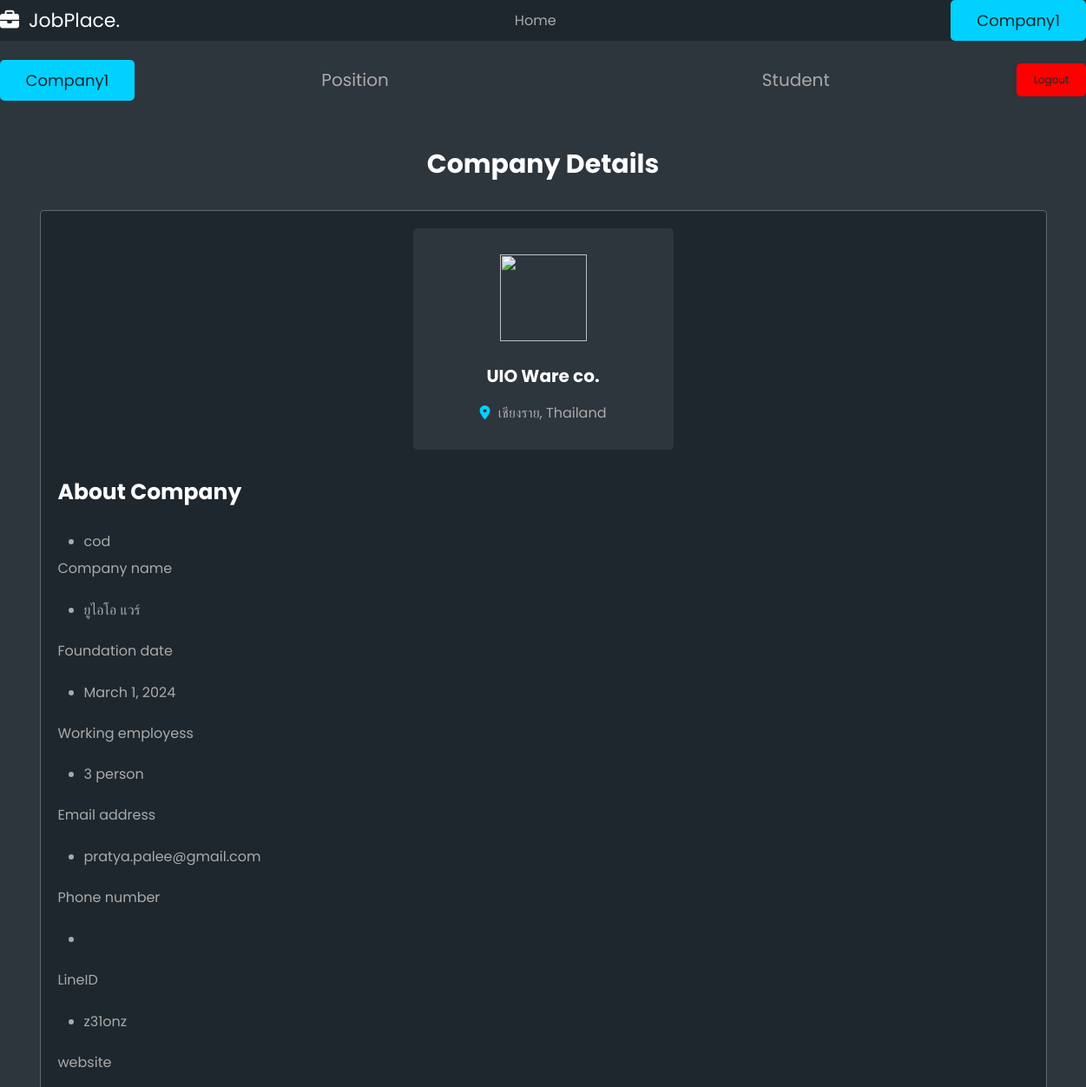
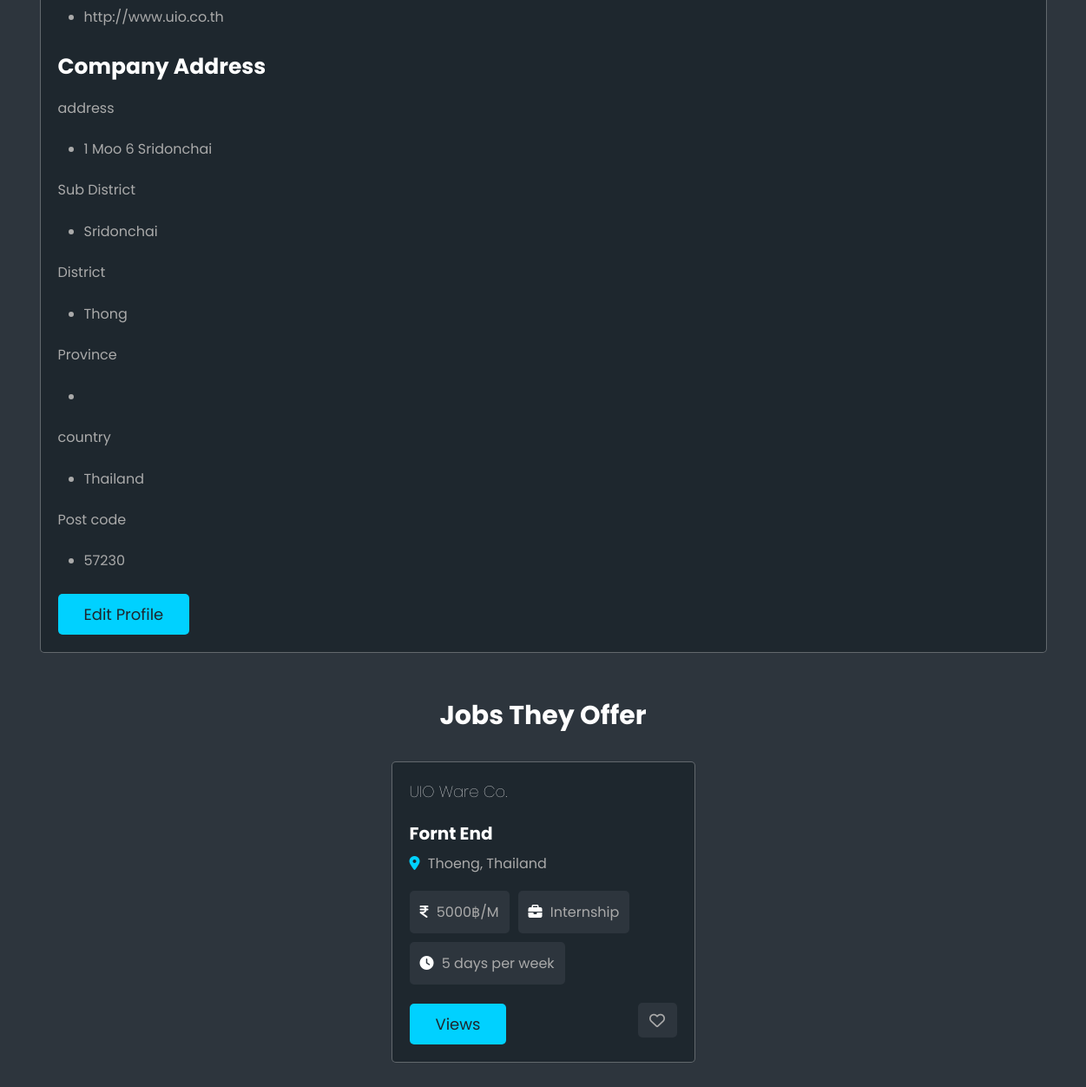
Page /profile/COMPANY/company1/ (signed in) on the committed database (2 pictures, top to bottom).
### usertype/models.py (models this page shows, shortened)
class CustomUser(AbstractUser):
    class Role(models.TextChoices):
        STUDENT = "STUDENT", "Student"
        COMPANY = "COMPANY", "Company"
        ADMIN = "ADMIN", "Admin"
    base_role = Role.ADMIN
    role = models.CharField(max_length=50, choices=Role.choices)
    class Meta:
        unique_together = ['username']
    class StatusUser(models.TextChoices):
        FINDING = (
            "FINDING",
            "Finding",
        )
        PENDING = (
            "PENDING",
            "Pending",
        )
        APPROVED = (
            "APPROVED",
            "Approved",
        )
        REJECTED = (
            "REJECTED",
            "Rejected",
        )
        INTERVIEW = (
            "INTERVIEW",
            "Interview",
        )
    base_status = StatusUser.FINDING
    status = models.CharField(max_length=50, choices=StatusUser.choices)

class CompanyProfile(models.Model):
    user = models.OneToOneField(CustomUser, on_delete=models.CASCADE)
    companyinfo = models.ForeignKey(
        CompanyInfo, on_delete=models.CASCADE, null=True, blank=True
    )
    job = models.ManyToManyField(Job, related_name="companies")

class CompanyInfo(models.Model):
    company_name_eng = models.CharField(max_length=100, unique=True, primary_key=True)
    company_name_thai = models.CharField(max_length=100)
    company_des = models.CharField(max_length=255)
    logoc = models.ImageField(upload_to="profile/", null=True, blank=True)
    foundation_date = models.DateField()
    number_of_employees = models.IntegerField()
    website = models.URLField()
    email = models.EmailField()
    address = models.CharField(max_length=255)
    sub_district = models.CharField(max_length=255)
    district = models.CharField(max_length=255)
    province = models.CharField(max_length=255)
    country = models.CharField(max_length=255)
    postal_code = models.CharField(max_length=255)
    phone = models.CharField(max_length=15)
    line_id = models.CharField(max_length=255, blank=True)

class Job(models.Model):
    jobname = models.CharField(max_length=255)
    jobdes = models.CharField(max_length=255)
    worktype = models.CharField(max_length=255)
    quality = models.CharField(max_length=255)
    benefit = models.CharField(max_length=255)
    workstart = models.TimeField()
    workend = models.TimeField()
    workday = models.CharField(max_length=255)
    requirement = models.CharField(max_length=255)
    qualifications = models.CharField(max_length=255)
    skills = models.CharField(max_length=255)
    company = models.CharField(max_length=255)
    city = models.CharField(max_length=255)
    country = models.CharField(max_length=255)

### usertype/views.py (the view)
# urls.py: path("profile/<str:role>/<str:username>/", views.profile, name="profile"),  # Profile page
@login_required
def profile(request, role, username):
    user = request.user
    student = None
    company = None
    jobs = None  # Initialize jobs to None
    context = {
        "role": role,
        "username": username,
    }
    if user.role == CustomUser.Role.STUDENT:
        try:
            student = StudentProfile.objects.get(user__username=username)
            jobs = Job.objects.all()
        except StudentProfile.DoesNotExist:
            pass
    elif user.role == CustomUser.Role.COMPANY:
        try:
            company = CompanyProfile.objects.get(user__username=username)
            jobs = Job.objects.all()
        except CompanyProfile.DoesNotExist:
            pass
    if request.method == "POST":
        form = SignUpStudentForm(request.POST, initial={"username": user.username})
        if form.is_valid():
            form.save()
            return redirect("welcome", username=user.username)
    else:
        form = SignUpStudentForm(initial={"username": user.username})
    return render(
        request,
        "userweb/profile.html",
        {
            "form": form,
            "student": student,
            "company": company,
            "jobs": jobs,  # Pass jobs to the template
            "user": user,
            "context": context,
        },
    )

### usertype/forms.py
class SignUpStudentForm(forms.Form):
    profile = forms.ImageField()  #
    student_id = forms.IntegerField()  #
    first_name = forms.CharField(max_length=100)  #
    last_name = forms.CharField(max_length=100)  #
    nick_name = forms.CharField(max_length=100)  #
    birthday = forms.DateField()  #
    gender = forms.CharField(max_length=200)  #
    email = forms.EmailField()  #
    phone = forms.CharField(max_length=10)  #
    cv = forms.URLField()  #
    last_job = forms.CharField(max_length=200)  #
    intern_company = forms.CharField(max_length=200)  #
    interest_job = forms.CharField(max_length=200)  #
    skill = forms.CharField(max_length=200)  #
    university = forms.CharField(max_length=200)  #
    faculty = forms.CharField(max_length=50)  #
    major = forms.CharField(max_length=50)  #
    intern_start = forms.DateField()  #
    intern_end = forms.DateField()  #
    eng_skill = forms.CharField(max_length=200)  #

### usertype/templates/userweb/profile.html (shortened to what this page needs)
<!DOCTYPE html>
<html lang="en">
  <head>
    {% load static %}
    <link rel="stylesheet" href="{% static "css/style.css" %}" />
  </head>
  <body>
    {% include "navbarmain.html" %}
    {% include  'navbarprofile.html'%}
    {% if user.role == 'STUDENT' %}
    <section class="view-student">
      <h1 class="heading">Student details</h1>
      <div class="details">
        <div class="info">
          <img src="{{ student.studentinfo.profile.url }}" alt="" />
          <h3>{{ student.studentinfo.first_name }} {{ student.studentinfo.last_name }}</h3>
          <p>{{ student.studentinfo.student_id }}</p>
        </div>
        <div class="description">
          <h3>general information</h3>
          <ul>
            <p>Curriculum vitae</p>
            <li><a href="{{ student.studentinfo.cv.url }}">Click to view CV</a></li>
            <br />
            <p>Full name</p>
            <li>{{ student.studentinfo.first_name }} {{ student.studentinfo.last_name }}</li>
            <br />
            <p>Student id</p>
            <li>{{ student.studentinfo.student_id }}</li>
            <br />
            <p>Email address</p>
            <li>{{ student.studentinfo.email }}</li>
            <br />
            <p>Phone number</p>
            <li>{{ student.studentinfo.phone }}</li>
            <br />
            <p>Gender</p>
            <li>{{ student.studentinfo.gender }}</li>
            <br />
          </ul>
          <h3>about internship</h3>
          <ul>
            <p>Last job</p>
            <li>{{ student.studentinfo.last_job }}</li>
            <br />
            <p>Company</p>
            <li>{{ student.studentinfo.intern_company }}</li>
            <br />
            <p>Skills</p>
            <li>{{ student.studentinfo.skill }}</li>
            <br />
            <p>English skills</p>
            <li>{{ student.studentinfo.eng_skill }}</li>
            <br />
            <p>Start date of internship</p>
            <li>{{ student.studentinfo.intern_start }}</li>
            <br />
            <p>End date of internship</p>
            <li>{{ student.studentinfo.intern_end }}</li>
            <br />
          </ul>
          <h3>education</h3>
          <ul>
            <p>University</p>
            <li>{{ student.studentinfo.university }}</li>
            <br />
            <p>Faculty</p>
            <li>{{ student.studentinfo.faculty }}</li>
            <br />
            <p>Major</p>
            <li>{{ student.studentinfo.major }}</li>
            <br />
          </ul>
        </div>
        {% if student %}
        <form action="{% url 'addinfo' role=context.role username=context.username %}" method="post" class="flex-btn">
          {% csrf_token %}
          <input type="submit" value="edit profile" class="btn" />
          <input type="hidden" name="role" value="{{ context.role }}">
          <input type="hidden" name="username" value="{{ context.username }}">
        </form>
        {% else %}
        <form action="{% url 'addinfo' role=context.role username=context.username %}" method="post" class="flex-btn">
          {% csrf_token %}
          <input type="submit" value="Add info" class="btn" />
          <input type="hidden" name="role" value="{{ context.role }}">
          <input type="hidden" name="username" value="{{ context.username }}">
        </form>
        {% endif %}
      </div>
    </section>
    <section class="jobs-container">
    </section>
    {% elif user.role == 'COMPANY' %}
    <section class="view-company">
      <h1 class="heading">company details</h1>
      <div class="details">
        <div class="info">
          <img src="{{ company.companyinfo.logos.url }}" alt="" />
          <h3>{{ company.companyinfo.company_name_eng }}</h3>
          <p><i class="fas fa-map-marker-alt"></i> {{ company.companyinfo.province }}, {{ company.companyinfo.country }}</p>
        </div>
        <div class="description">
          <ul>
            <h3>about company</h3>
            <li>{{ company.companyinfo.company_des }}</li>
          </ul>
          <ul>
            <p>Company name</p>
            <li>{{ company.companyinfo.company_name_thai }}</li>
            <br />
            <p>Foundation date</p>
            <li>{{ company.companyinfo.foundation_date }}</li>
            <br />
            <p>Working employess</p>
            <li>{{ company.companyinfo.number_of_employees }} person</li>
            <br />
            <p>Email address</p>
            <li>{{ company.companyinfo.email }}</li>
            <br />
            <p>Phone number</p>
            <li>{{ company.companyinfo.phone }}</li>
            <br />
            <p>LineID</p>
            <li>{{ company.companyinfo.line_id}}</li>
            <br />
            <p>website</p>
            <li>{{ company.companyinfo.website}}</li>
            <br />
          </ul>
          <h3>Company Address</h3>
          <ul>
            <p>address</p>
            <li>{{ company.companyinfo.address}}</li>
            <br />
            <p>Sub District</p>
            <li>{{ company.companyinfo.sub_district}}</li>
            <br />
            <p>District</p>
            <li>{{ company.companyinfo.district}}</li>
            <br />
            <p>Province</p>
            <li>{{ company.companyinfo.Province}}</li>
            <br />
            <p>country</p>
            <li>{{ company.companyinfo.country}}</li>
            <br />
            <p>Post code</p>
            <li>{{ company.companyinfo.postal_code}}</li>
            <br />
          </ul>
        </div>
        {% if company %}
        <form action="{% url 'addinfo' role=context.role username=context.username %}" method="post" class="flex-btn">
          <input type="submit" value="edit profile" class="btn" />
        </form>
        {% endif %}
      </div>
    </section>
    {% endif %}
    <section class="jobs-container">
      <h1 class="heading">jobs they offer</h1>
      <div class="box-container">
        {% for job in jobs %}
        <div class="box">
            <div class="company">
                <div>
                    <h3>{{ job.company }}</h3>
                </div>
            </div>
            <h3 class="job-title">{{ job.jobname }}</h3>
            <p class="location">
                <i class="fas fa-map-marker-alt"></i> <span>{{ job.city }}, {{job.country }}</span>
            </p>
            <div class="tags">
                <p>
                    <i class="fas fa-indian-rupee-sign"></i> <span>{{ job.benefit }}</span>
                </p>
                <p><i class="fas fa-briefcase"></i> <span>{{ job.worktype }}</span></p>
                <p><i class="fas fa-clock"></i> <span>{{ job.workday }}</span></p>
            </div>
            <div class="flex-btn">
                <a href="{% url 'view_job' job.id %}" class="btn">Views</a>
                <button type="submit" class="far fa-heart" name="save"></button>
            </div>
        </div>
      {% endfor %}
      </div>
    </section>
    <section></section>
  </body>
</html>

### usertype/templates/navbarmain.html (shortened to what this page needs)
<header class="header">
  <s class="flex">
    <a href="#" class="logo"><i class="fas fa-briefcase"></i> JobPlace.</a>
    <nav class="navbar">
      <a href="{% url 'home' %}">home</a>
    </nav>
    {% if user.is_authenticated %} {% if user.role == 'STUDENT' %}
    <a
      href="{% url 'profile' role='STUDENT' username=user.username %}"
      class="btn"
      style="margin-top: 0"
      >{{ user.username }}</a
    >
    {% elif user.role == 'COMPANY' %}
    <a
      href="{% url 'profile' role='COMPANY' username=user.username %}"
      class="btn"
      style="margin-top: 0"
      >{{ user.username }}</a
    >
    {% endif %} {% else %}
    <a href="{% url 'login_page' %}" class="btn" style="margin-top: 0"
      >Signin/SignUp</a
    >
    {% endif %}
  </s>
</header>

### usertype/templates/navbarprofile.html
<section class="navbar__links" id="navbar-links">
  <div class="navbar__div">
    {% if user.role == 'STUDENT' %}
    <a
      href="{% url 'profile' role='STUDENT' username=user.username %}"
      class="navbar__item"
      style="margin-top: 0"
      >{{ user.username }}</a
    >
    <a
      href="{% url 'companyselect' role='STUDENT' username=user.username %}"
      class="navbar__item"
      >Company</a
    >
    <a
      href="{% url 'logout' %}"
      class="navbar__item-btn btn-danger"
      style="margin-top: 0"
      >logout</a
    >
    {% elif user.role == 'COMPANY' %}
    <a
      href="{% url 'profile' role='COMPANY' username=user.username %}"
      class="btn"
      style="margin-top: 0"
      >{{ user.username }}</a
    >
    <a
      href="{% url 'position' role='COMPANY' username=user.username %}"
      class="navbar__item"
      >Position</a
    >
    <a
      href="{% url 'studentview' role='COMPANY' username=user.username %}"
      class="navbar__item"
      >Student</a
    >
    <a href="{% url 'logout' %}" class="btn-danger" style="margin-top: 0">logout</a>
    {% endif %}
  </div>
</section>

### rows in the picture
CustomUser: username "Company1"
CompanyProfile: companyinfo.company_name_eng "UIO Ware co.", companyinfo.province "เชียงราย", companyinfo.country "Thailand", companyinfo.company_des "cod", companyinfo.company_name_thai "ยูไอโอ แวร์", companyinfo.foundation_date "March 1, 2024", companyinfo.number_of_employees "3", companyinfo.email "pratya.palee@gmail.com", companyinfo.line_id "z31onz", companyinfo.website "http://www.uio.co.th", companyinfo.address "1 Moo 6 Sridonchai", companyinfo.sub_district "Sridonchai", companyinfo.district "Thong", companyinfo.postal_code "57230"
Job: company "UIO Ware Co.", jobname "Fornt End", city "Thoeng", country "Thailand", benefit "5000฿/M", worktype "Internship", workday "5 days per week"
